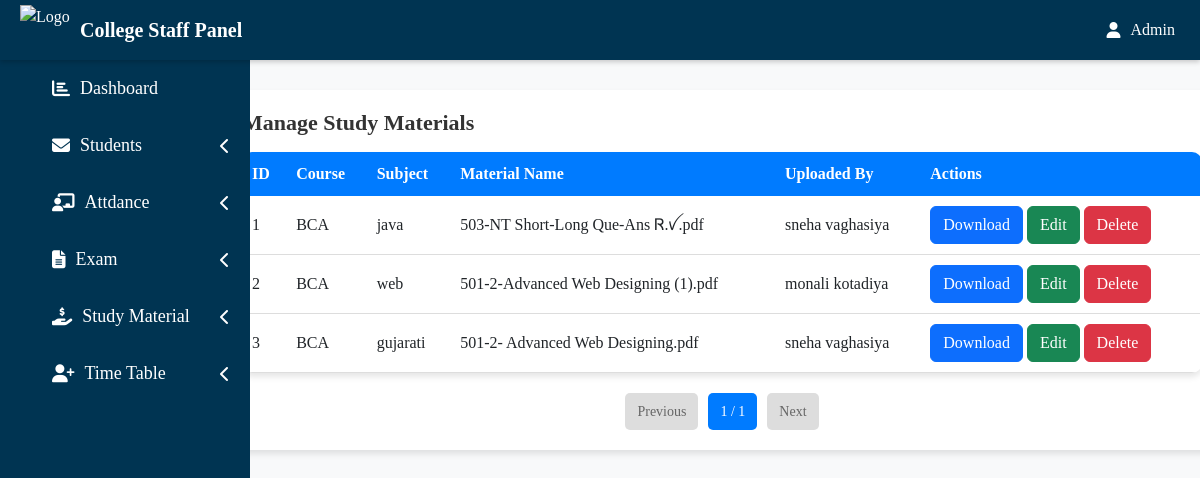
/collegestaff/manage_study_materials.php, run on the app's committed database.
### tables this page shows
CREATE TABLE `cstudy_materials` (
  `id` int(11) NOT NULL,
  `course` enum('BCA','BCom','BBA','MSc IT') NOT NULL,
  `subject` varchar(100) NOT NULL,
  `material_name` varchar(150) NOT NULL,
  `file_path` varchar(255) NOT NULL,
  `uploaded_by` varchar(100) NOT NULL,
  `upload_date` date NOT NULL
);

### collegestaff/manage_study_materials.php (the view, shortened to what this page needs)
<?php
$limit = 5;
$page = isset($_GET['page']) ? (int)$_GET['page'] : 1;
$page = max(1, $page);
$start = ($page - 1) * $limit;
$totalQuery = mysqli_query($conn, "SELECT COUNT(*) as total FROM cstudy_materials");
$totalResult = mysqli_fetch_assoc($totalQuery);
$totalRecords = $totalResult['total'];
$totalPages = ceil($totalRecords / $limit);
?>
<!DOCTYPE html>
<html lang="en">
<head>
    <link href="https://cdn.jsdelivr.net/npm/bootstrap@5.3.0/dist/css/bootstrap.min.css" rel="stylesheet">
</head>
<body>
<?php include_once('include/side.php'); ?>
<div class="container mt-4">
    <div class="container1">
        <fieldset>
            <legend><h1>Manage Study Materials</h1></legend>
            <table>
                <tr>
                    <th>ID</th>
                    <th>Course</th>
                    <th>Subject</th>
                    <th>Material Name</th>
                    <th>Uploaded By</th>
                    <th>Actions</th>
                </tr>
                <?php
                $result = mysqli_query($conn, "SELECT * FROM cstudy_materials ORDER BY upload_date DESC LIMIT $start, $limit");
                while ($row = mysqli_fetch_assoc($result)) {
                    echo "<tr>
                        <td>{$row['id']}</td>
                        <td>{$row['course']}</td>
                        <td>{$row['subject']}</td>
                        <td>{$row['material_name']}</td>
                        <td>{$row['uploaded_by']}</td>
                        <td>
                            <a class='btn btn-primary' href='{$row['file_path']}' download>Download</a>
                            <a class='btn btn-success' href='edit_study_material.php?id={$row['id']}'>Edit</a>
                            <a class='btn btn-danger' href='?delete={$row['id']}' onclick='return confirm(\"Are you sure?\")'>Delete</a>
                        </td>
                    </tr>";
                }
                ?>
            </table>
            <div class="pagination">
                <?php if ($page > 1): ?>
                    <a href="?page=<?php echo $page - 1; ?>">Previous</a>
                <?php else: ?>
                    <span class="disabled">Previous</span>
                <?php endif; ?>
                <span><?php echo $page; ?> / <?php echo $totalPages; ?></span>
                <?php if ($page < $totalPages): ?>
                    <a href="?page=<?php echo $page + 1; ?>">Next</a>
                <?php else: ?>
                    <span class="disabled">Next</span>
                <?php endif; ?>
            </div>
        </fieldset>
    </div>
</div>
</body>
</html>

### collegestaff/manage_study_materials.php (style rules this page uses)
body { font-family: 'Poppins', sans-serif; background-color: #f8f9fa; }
.container1 { background: #fff; padding: 20px; border-radius: 10px; box-shadow: 0 4px 6px rgba(0, 0, 0, 0.1); margin-top: 90px; margin-left: 180px; width: 1000px; margin-bottom: 30px; }
h1 { font-size: 22px; font-weight: 600; color: #333; }
table { width: 100%; background: #fff; border-radius: 10px; overflow: hidden; box-shadow: 0 4px 6px rgba(0, 0, 0, 0.1); }
th { background: #007bff; color: white; text-align: left; padding: 10px; }
td { padding: 10px; border-bottom: 1px solid #ddd; }
.pagination { margin-top: 20px; display: flex; justify-content: center; gap: 10px; }
.pagination a, .pagination span { padding: 8px 12px; border-radius: 5px; text-decoration: none; font-size: 14px; background: #007bff; color: white; }
.pagination .disabled { background: #ddd; color: #666; pointer-events: none; }

### collegestaff/include/side.php (style rules this page uses)
* { margin: 0; padding: 0; font-family: times new roman; }

### data on the page
cstudy_materials: id "1", course "BCA", subject "java", material_name "503-NT Short-Long Que-Ans Ꮢ.ꪜ.pdf", uploaded_by "sneha vaghasiya"
cstudy_materials: id "2", course "BCA", subject "web", material_name "501-2-Advanced Web Designing (1).pdf", uploaded_by "monali kotadiya"
cstudy_materials: id "3", course "BCA", subject "gujarati", material_name "501-2- Advanced Web Designing.pdf", uploaded_by "sneha vaghasiya"

### other printed values
$page "1"
$totalPages "1"
